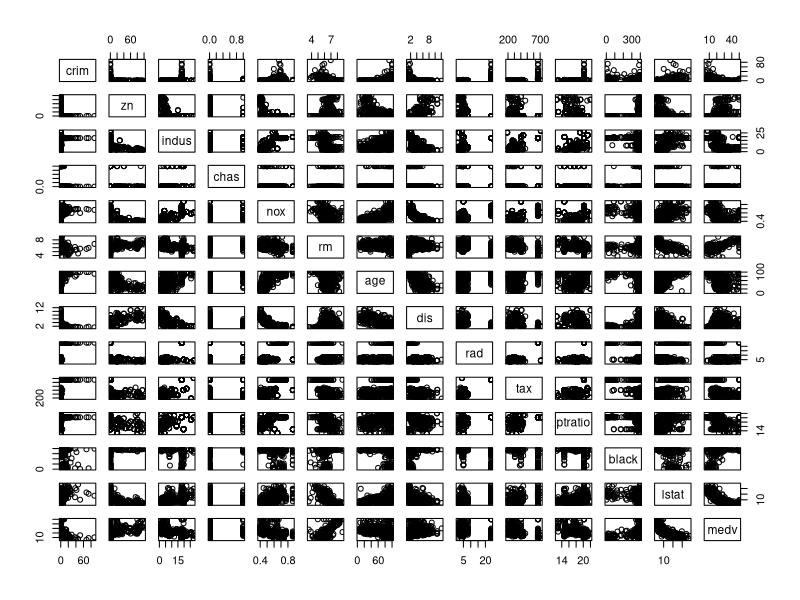
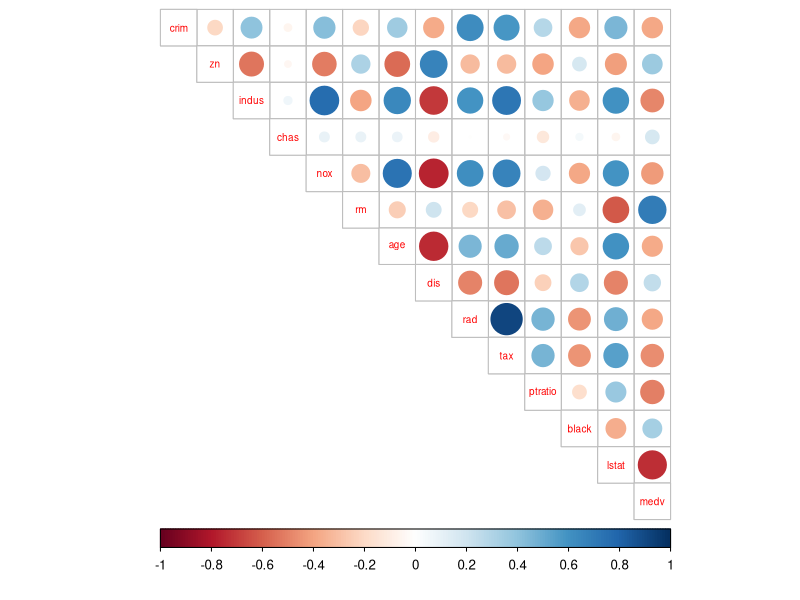
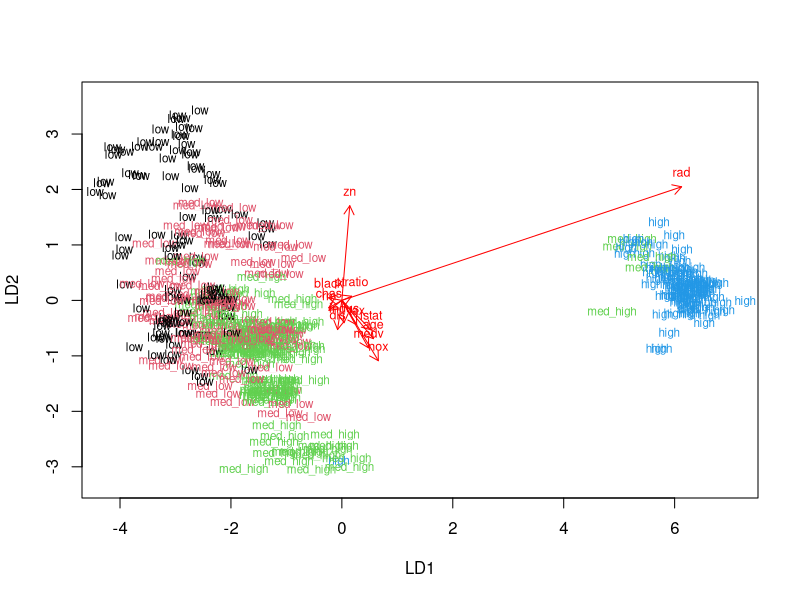
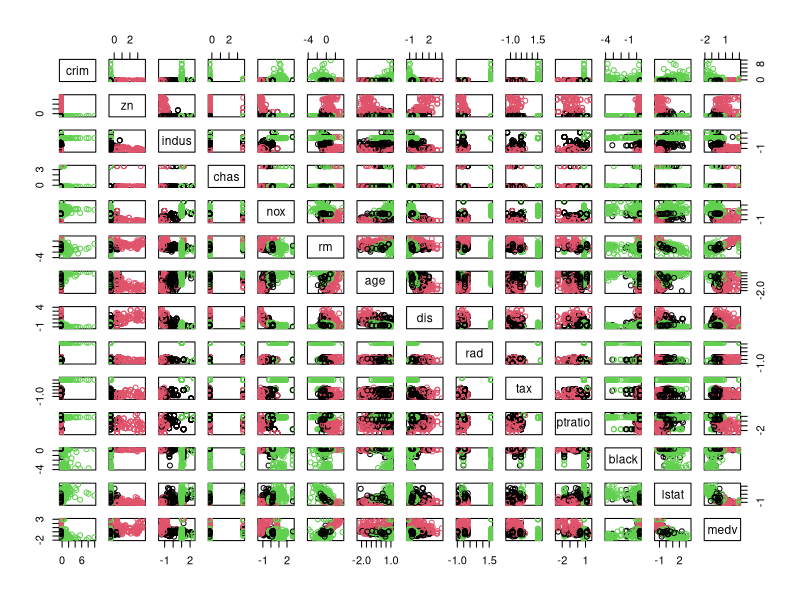
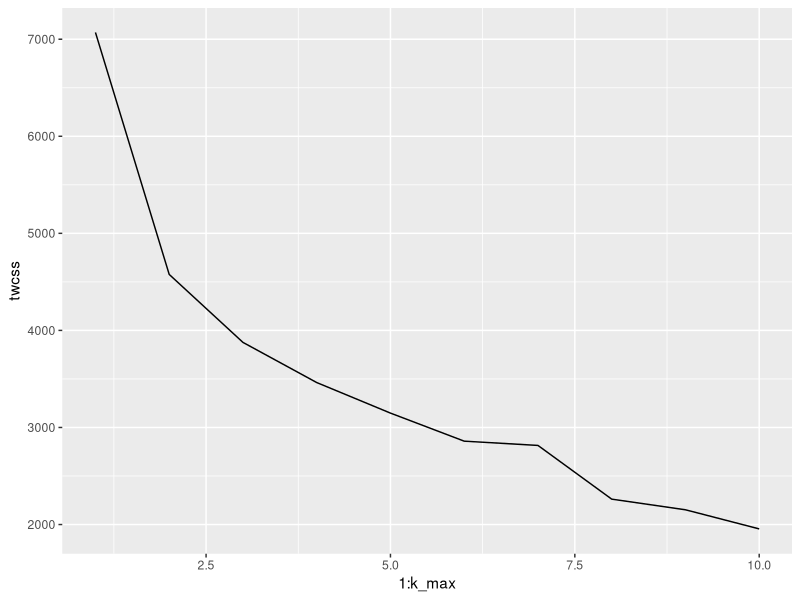
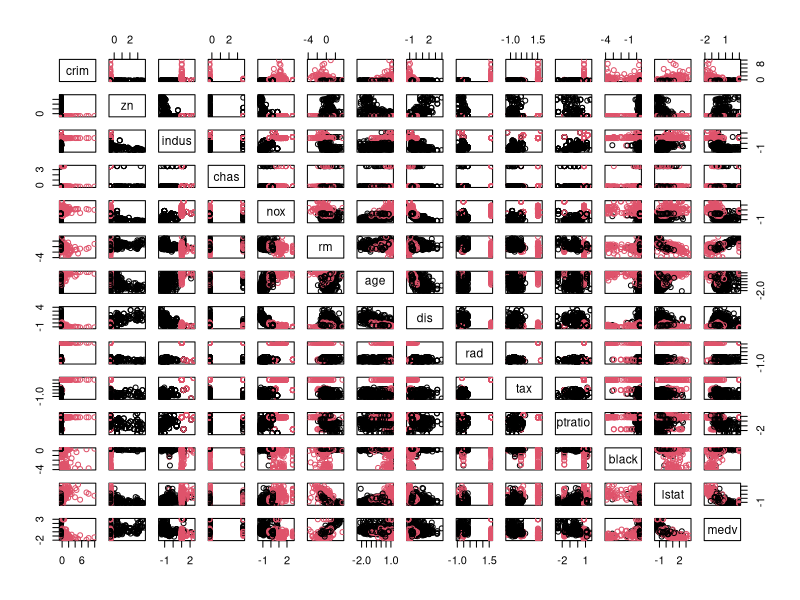

The R source for these figures, in order:
## ---- chunk 1
#libraries
library(tidyr)
library (MASS)
library(corrplot)
library(ggplot2)
## ---- chunk 2

# loading the data
data("Boston")

# exploring the dataset

str(Boston)
dim(Boston)
## ---- chunk 3

summary(Boston)


pairs(Boston)

cor_matrix <- cor(Boston) 

cor_matrix %>%
  round(2)

#corrplot(cor_matrix, method="circle",)

corrplot(cor_matrix, method="circle", type ="upper",cl.pos = "b", tl.pos = "d", tl.cex = 0.6)

## ---- chunk 4
# center and standardize variables
boston_scaled <- scale(Boston)

summary((boston_scaled))

boston_scaled <- as.data.frame(boston_scaled)

bins <- quantile(boston_scaled$crim)
bins

# creating a categorical variable 'crime'
v<- c("low", "med_low", "med_high", "high")
crime <- cut(boston_scaled$crim, breaks = bins, include.lowest = TRUE, label=v)

table(crime)

# removing the original
boston_scaled <- dplyr::select(boston_scaled, -crim)

# adding the new categorical value to scaled data
boston_scaled <- data.frame(boston_scaled, crime)



#dividing the dataset

n <- nrow(boston_scaled)

# choosing randomly 80% of the rows
ind <- sample(n,  size = n * 0.8)

# creating a train set
train <- boston_scaled[ind,]

# creating a test set 
test <- boston_scaled[-ind,]

# saving the correct classes from test data
correct_classes <- test$crime

# removing the crime variable from test data
test <- dplyr::select(test, -crime)

## ---- chunk 5
# linear discriminant analysis
lda.fit <- lda(crime ~ ., data = train)

# print the lda.fit object
lda.fit

# the function for lda biplot arrows
lda.arrows <- function(x, myscale = 1, arrow_heads = 0.1, color = "red", tex = 0.75, choices = c(1,2)){
  heads <- coef(x)
  arrows(x0 = 0, y0 = 0, 
         x1 = myscale * heads[,choices[1]], 
         y1 = myscale * heads[,choices[2]], col=color, length = arrow_heads)
  text(myscale * heads[,choices], labels = row.names(heads), 
       cex = tex, col=color, pos=3)
}

# target classes as numeric
classes <- as.numeric(train$crime)

# plot the lda results
plot(lda.fit, dimen = 2, col = classes, pch = classes)
lda.arrows(lda.fit, myscale = 2)

## ---- chunk 6
# predict classes with test data
lda.pred <- predict(lda.fit, newdata = test)

# cross tabulate the results
table(correct = correct_classes, predicted = lda.pred$class)

## ---- chunk 7
data("Boston")
Boston <- scale(Boston)
#summary(Boston)


# euclidean distance matrix
dist_eu <- dist(Boston)

# look at the summary of the distances
summary(dist_eu)

# manhattan distance matrix
dist_man <- dist(Boston, method="manhattan")

# look at the summary of the distances
#summary(dist_eu)
summary(dist_man)



#k-means

# k-means clustering
set.seed(13)
km <- kmeans(Boston, centers =3)

#km$cluster

# plot the Boston dataset with clusters
pairs(Boston, col = km$cluster )

#pairs(Boston[6:10], col = km$cluster )



set.seed(123)

# determine the number of clusters
k_max <- 10

# calculate the total within sum of squares
twcss <- sapply(1:k_max, function(k){kmeans(Boston, k)$tot.withinss})

# visualize the results
qplot(x = 1:k_max, y = twcss, geom = 'line')

# k-means clustering
km <- kmeans(Boston, centers = 2)

# plot the Boston dataset with clusters
pairs(Boston, col = km$cluster)


